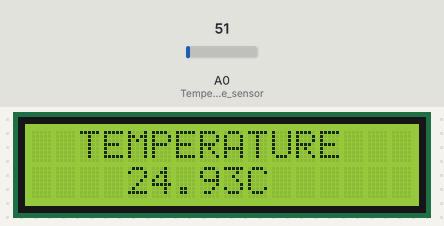
Simulated run of this sketch. Board: Arduino Uno, built with avr-gcc and run on an emulated ATmega328P. Parts: 16×2 character LCD. Inputs (shaded band) come from the test bench; at power-on: A0 (Temperature_sensor) = 51.

Above: at 4.7 s.
4.8 s: A0 (Temperature_sensor) set to 61
At 6.4 s:
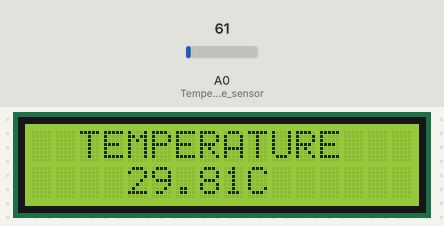
7.1 s: A0 (Temperature_sensor) set to 71
At 8.8 s:
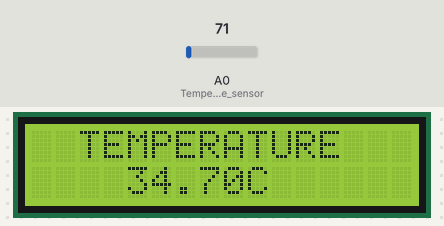
9.1 s: A0 (Temperature_sensor) set to 86
At 10.5 s:
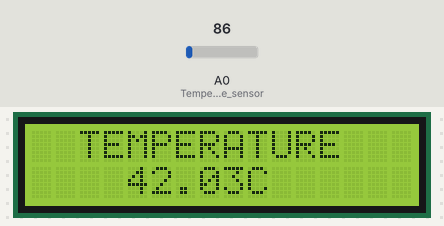
Timing chart, 0 to 12.1 s (numbered marks = the images above; inputs shaded):
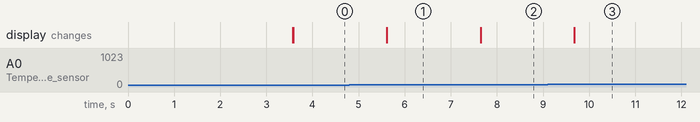

Measured:
- after the input at 4.8 s, the display: changes after 0.81 s (image 1)
- after the input at 7.1 s, the display: changes after 0.54 s (image 2)
- after the input at 9.1 s, the display: changes after 0.57 s (image 3)

The sketch:

Thermometer_.ino
```cpp
#include <LiquidCrystal.h>
LiquidCrystal lcd(12,11,5,4,3,2);
#define Temperature_sensor A0
int LEDR = 7;
int LEDG = 13;
void setup() {
  // put your setup code here, to run once:


lcd.begin(16,2);

lcd.setCursor(0,0);
lcd.print(" DIGITAL ");
lcd.setCursor(0,1);
lcd.print(" THERMOMETER ");
delay(3500);
lcd.clear();

}

void loop() {

  // temperature:

  float analog_read = analogRead(Temperature_sensor);
  float temp = analog_read/2.046 ;
  delay(10);

//lcd display:

  lcd.clear();
  lcd.setCursor(2,0);
  lcd.print("TEMPERATURE");
  lcd.setCursor(4,1);
  lcd.print(temp);
  lcd.print("C");
  delay(1000);

}
```
